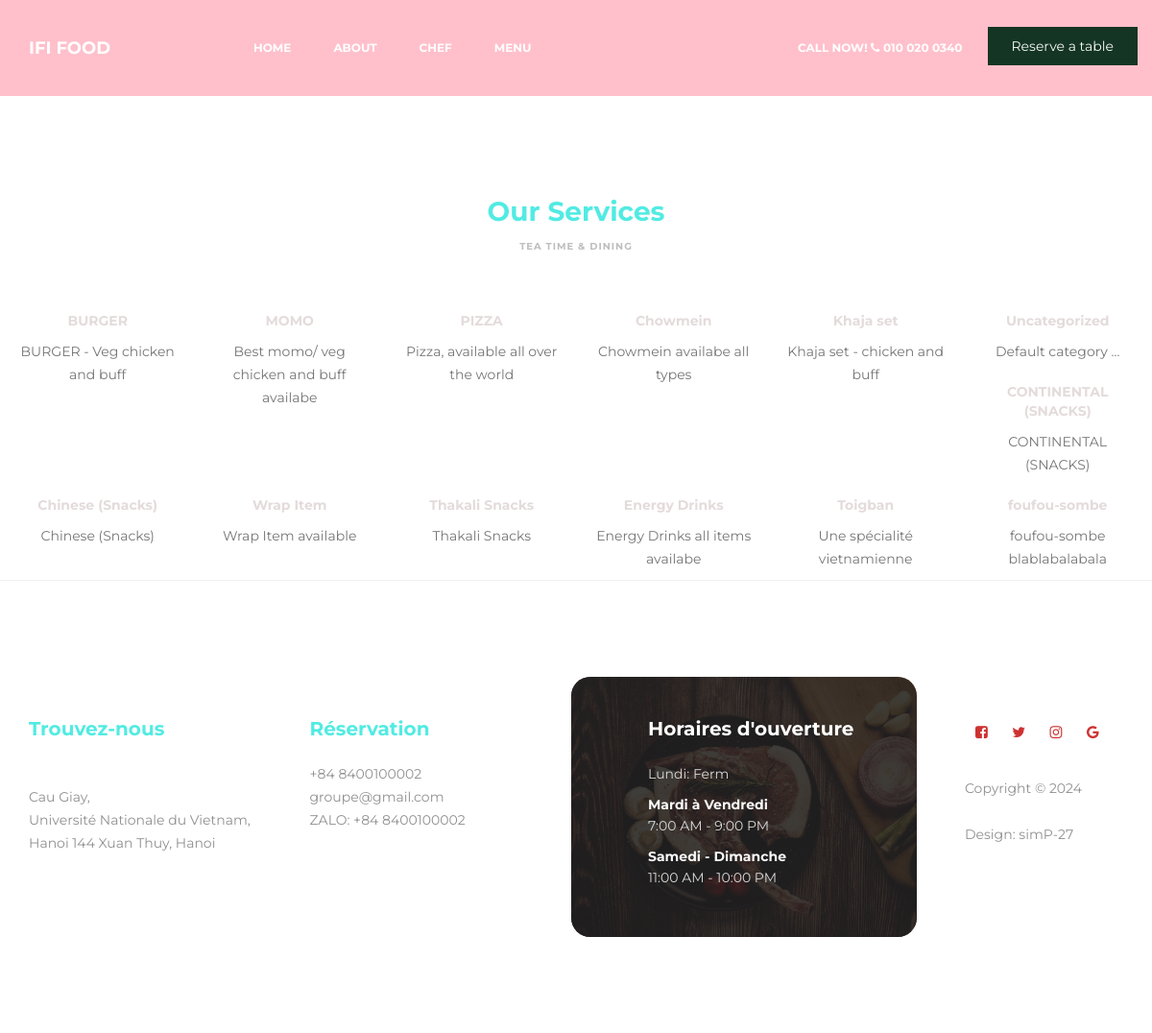
The app's page /menuitems, older data.
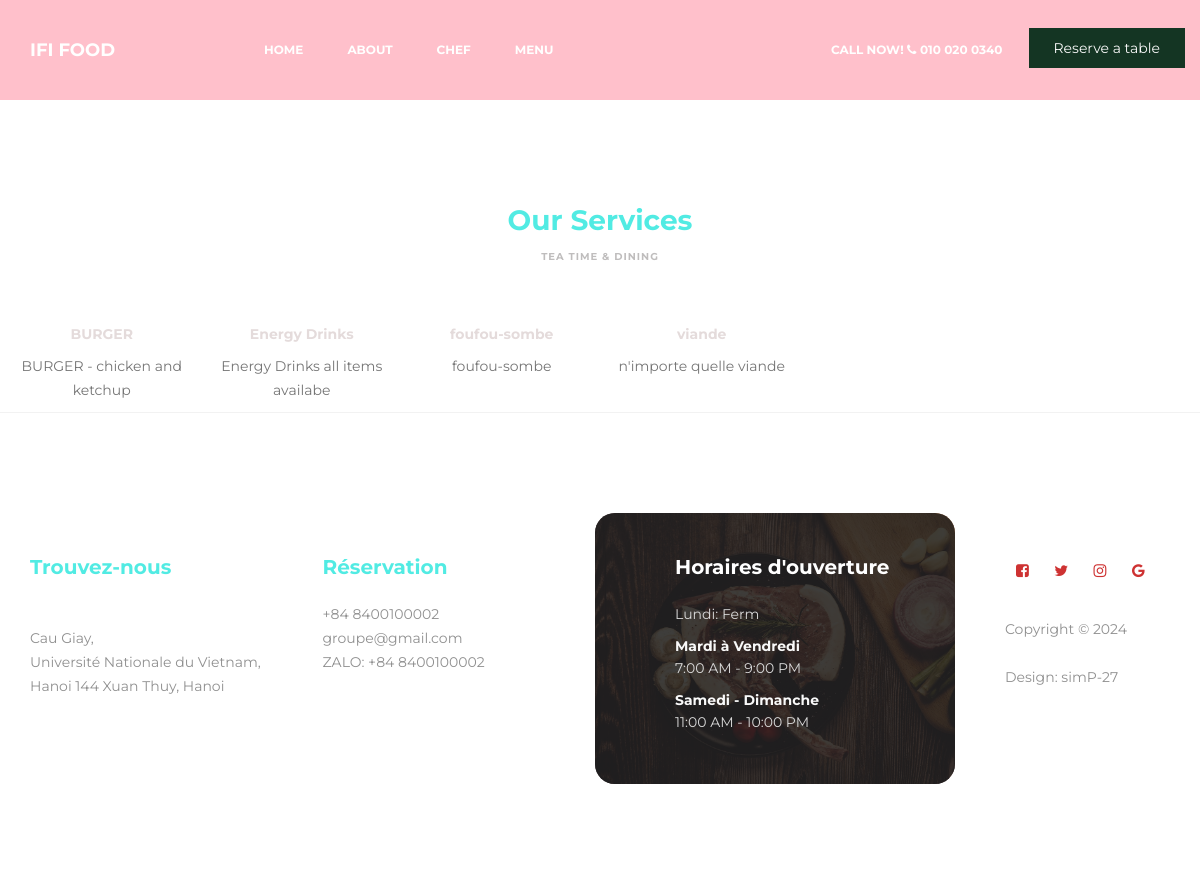
The same page, newer data.
### menu/models.py (models this page shows, shortened)
class MainMenu(models.Model):
    created_at = models.DateField(auto_now_add=True)
    posted_by = models.ForeignKey(User, on_delete=models.CASCADE)
    name = models.CharField(max_length=100, unique=True)
    title = models.CharField(max_length=255, unique=True)
    slug = models.CharField(max_length=100,unique=True)
    status = models.BooleanField(default=0)
    description = models.TextField(max_length=400)

### menu/views.py (the view)
# urls.py: path('menuitems',views.menuitems, name ='menuitems'),
def menuitems(request):
    menuitems = MenuItems.objects.all()
    menus = MainMenu.objects.all()
    data = {
        'menuitems':menuitems,
        'menus':menus
    }
    return render(request,'pages/menulist.html',data)

### menu/templates/pages/menulist.html (shortened to what this page needs)
{% extends 'master/master.html' %}
{% block content %}
{% load static %}
<section class="navbar custom-navbar navbar-fixed-top" role="navigation">
    <div class="container">
        <div class="navbar-header">
            <a href="{% url 'home' %}" class="navbar-brand">IFI FOOD</a>
        </div>
        <div class="collapse navbar-collapse">
            <ul class="nav navbar-nav navbar-nav-first">
                <li><a href="#home" class="smoothScroll">Home</a></li>
                <li><a href="#about" class="smoothScroll">About</a></li>
                <li><a href="#team" class="smoothScroll">Chef</a></li>
                <li><a href="#menu" class="smoothScroll">Menu</a></li>
            </ul>
            <ul class="nav navbar-nav navbar-right">
                <li><a href="#">Call Now! <i class="fa fa-phone"></i> 010 020 0340</a></li>
                <a href="#footer" class="section-btn">Reserve a table</a>
            </ul>
        </div>
    </div>
</section>
<section id="menu" style="background: pink">
</section>
<section id="menu" class="menulist">
    <div class="container">
        <div class="row">
            <div class="col-md-12 col-sm-12">
                <div class="section-title wow fadeInUp" data-wow-delay="0.1s">
                    <h2>Our Services </h2>
                    <h4>Tea Time &amp; Dining</h4>
                </div>
            </div>
            {% for menu in menus %}
            <div class="col-md-2 col-sm-6">
                <div class="menu-thumb">
                    <div class="card">
                        <a href="{% url 'menudetail' menu.name%}">
                            <div class="card-body">
                                <h5 class="card-title">{{menu.title}}</h5>
                                <p>{{menu.description}}</p>
                            </div>
                        </a>
                    </div>
                </div>
            </div>
            {% endfor %}
        </div>
    </div>
</section>
{% endblock %}

Row changes from the older to the newer data that the page shows:
removed MainMenu: title "MOMO", description "Best momo/ veg chicken and buff availabe"
removed MainMenu: title "PIZZA", description "Pizza, available all over the world"
removed MainMenu: title "Chowmein", description "Chowmein availabe all types"
removed MainMenu: title "Khaja set", description "Khaja set - chicken and buff"
removed MainMenu: title "Uncategorized", description "Default category ..."
removed MainMenu: title "CONTINENTAL (SNACKS)", description "CONTINENTAL (SNACKS)"
removed MainMenu: title "Chinese (Snacks)", description "Chinese (Snacks)"
removed MainMenu: title "Wrap Item", description "Wrap Item available"
removed MainMenu: title "Thakali Snacks", description "Thakali Snacks"
removed MainMenu: title "Toigban", description "Une spécialité vietnamienne"
changed MainMenu "BURGER": description "BURGER - Veg chicken and buff" → "BURGER - chicken and ketchup"
changed MainMenu "foufou-sombe": description "foufou-sombe blablabalabala" → "foufou-sombe"
added MainMenu: title "viande", description "n'importe quelle viande"
